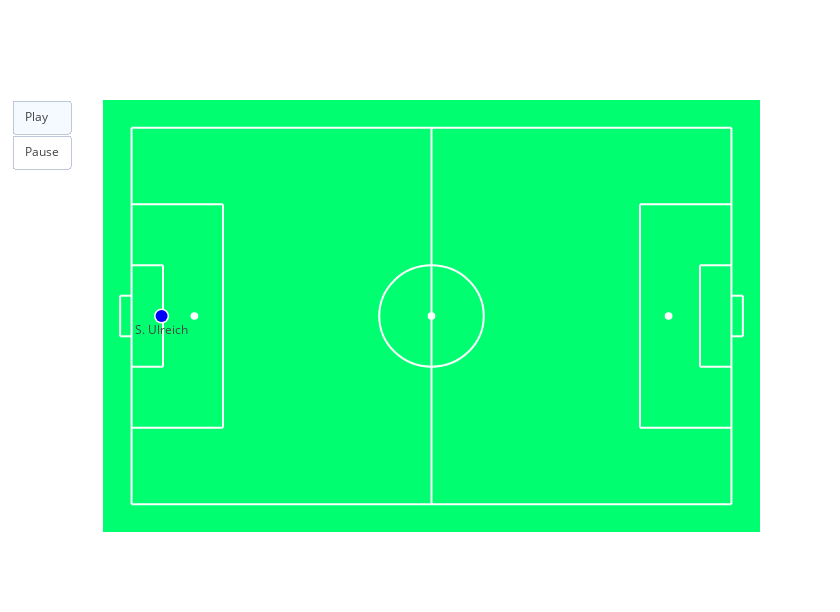

Write notebook code for a chart like this one.
### Markdown cell above
We can now easily tell that Leverkusen opened up the game by playing over their right side. The question is, can we visualize this even more appealing? Let's check out the *event_animation* function!

### Code cell
df = py_help.prepare_event_animation(df_event_after_gk, 
                                     "posBeforeXMeters", 
                                     "posAfterXMeters", 
                                     "posBeforeYMeters", 
                                     "posAfterYMeters")

animation = py_help.create_event_animation(df, 
                                           total_seconds = duration_after_event, 
                                           fps = 10,
                                           x_col_bef = "posBeforeXMeters", 
                                           x_col_aft = "posAfterXMeters", 
                                           y_col_bef = "posBeforeYMeters", 
                                           y_col_aft = "posAfterYMeters")

plotly.offline.iplot(animation, validate=False, auto_play=False)

### Figure 1 — Plotly figure (JSON) as saved in the notebook; plotly's stock layout.template omitted (floating-point values rounded to 4 significant figures)
{"data": [{"hoverinfo": "none", "line": {"color": "black", "width": 1}, "mode": "lines", "showlegend": false, "x": [5.25], "y": [34]}, {"hoverinfo": "none", "marker": {"color": "white", "size": 15}, "mode": "markers", "showlegend": false, "x": [5.25], "y": [34]}, {"hoverinfo": "text", "hovertext": ["Time: 0.0<br />Event: Goal kick<br />Player: S. Ulreich<br />Position: GK<br />EventId: 179897516<br />"], "marker": {"color": ["blue"], "size": 12}, "mode": "markers+text", "showlegend": false, "text": ["S. Ulreich"], "textposition": ["bottom center"], "x": [5.25], "y": [34]}], "layout": {"autosize": false, "height": 612, "plot_bgcolor": "rgba(0,255,112,1)", "shapes": [{"layer": "below", "line": {"color": "white", "width": 2}, "type": "line", "x0": 52.5, "x1": 52.5, "y0": 0, "y1": 68}, {"layer": "below", "line": {"color": "white", "width": 2}, "type": "line", "x0": 0, "x1": 16, "y0": 54.16, "y1": 54.16}, {"layer": "below", "line": {"color": "white", "width": 2}, "type": "line", "x0": 16, "x1": 16, "y0": 54.16, "y1": 13.84}, {"layer": "below", "line": {"color": "white", "width": 2}, "type": "line", "x0": 16, "x1": 0, "y0": 13.84, "y1": 13.84}, {"layer": "below", "line": {"color": "white", "width": 2}, "type": "line", "x0": 0, "x1": 5.5, "y0": 24.84, "y1": 24.84}, {"layer": "below", "line": {"color": "white", "width": 2}, "type": "line", "x0": 5.5, "x1": 5.5, "y0": 24.84, "y1": 43.16}, {"layer": "below", "line": {"color": "white", "width": 2}, "type": "line", "x0": 5.5, "x1": 0, "y0": 43.16, "y1": 43.16}, {"layer": "below", "line": {"color": "white", "width": 2}, "type": "line", "x0": 105, "x1": 89, "y0": 54.16, "y1": 54.16}, {"layer": "below", "line": {"color": "white", "width": 2}, "type": "line", "x0": 89, "x1": 89, "y0": 54.16, "y1": 13.84}, {"layer": "below", "line": {"color": "white", "width": 2}, "type": "line", "x0": 89, "x1": 105, "y0": 13.84, "y1": 13.84}, {"layer": "below", "line": {"color": "white", "width": 2}, "type": "line", "x0": 105, "x1": 99.5, "y0": 24.84, "y1": 24.84}, {"layer": "below", "line": {"color": "white", "width": 2}, "type": "line", "x0": 99.5, "x1": 99.5, "y0": 24.84, "y1": 43.16}, {"layer": "below", "line": {"color": "white", "width": 2}, "type": "line", "x0": 99.5, "x1": 105, "y0": 43.16, "y1": 43.16}, {"fillcolor": "white", "layer": "below", "line": {"color": "white"}, "type": "circle", "x0": 10.5, "x1": 11.5, "xref": "x", "y0": 33.5, "y1": 34.5, "yref": "y"}, {"fillcolor": "white", "layer": "below", "line": {"color": "white"}, "type": "circle", "x0": 93.5, "x1": 94.5, "xref": "x", "y0": 33.5, "y1": 34.5, "yref": "y"}, {"fillcolor": "white", "layer": "below", "line": {"color": "white"}, "type": "circle", "x0": 52, "x1": 53, "xref": "x", "y0": 33.5, "y1": 34.5, "yref": "y"}, {"layer": "below", "line": {"color": "white"}, "type": "circle", "x0": 43.35, "x1": 61.65, "xref": "x", "y0": 24.85, "y1": 43.15, "yref": "y"}, {"layer": "below", "line": {"color": "white", "width": 2}, "type": "line", "x0": 0, "x1": 105, "y0": 0, "y1": 0}, {"layer": "below", "line": {"color": "white", "width": 2}, "type": "line", "x0": 0, "x1": 0, "y0": 0, "y1": 68}, {"layer": "below", "line": {"color": "white", "width": 2}, "type": "line", "x0": 0, "x1": 105, "y0": 68, "y1": 68}, {"layer": "below", "line": {"color": "white", "width": 2}, "type": "line", "x0": 105, "x1": 105, "y0": 0, "y1": 68}, {"layer": "below", "line": {"color": "white", "width": 2}, "type": "line", "x0": 0, "x1": -2, "y0": 30.34, "y1": 30.34}, {"layer": "below", "line": {"color": "white", "width": 2}, "type": "line", "x0": 0, "x1": -2, "y0": 37.66, "y1": 37.66}, {"layer": "below", "line": {"color": "white", "width": 2}, "type": "line", "x0": -2, "x1": -2, "y0": 30.34, "y1": 37.66}, {"layer": "below", "line": {"color": "white", "width": 2}, "type": "line", "x0": 105, "x1": 107, "y0": 30.34, "y1": 30.34}, {"layer": "below", "line": {"color": "white", "width": 2}, "type": "line", "x0": 105, "x1": 107, "y0": 37.66, "y1": 37.66}, {"layer": "below", "line": {"color": "white", "width": 2}, "type": "line", "x0": 107, "x1": 107, "y0": 30.34, "y1": 37.66}], "updatemenus": [{"buttons": [{"args": [null, {"frame": {"duration": 100, "redraw": false}, "fromcurrent": true}], "label": "Play", "method": "animate"}, {"args": [[null], {"frame": {"duration": 0, "redraw": false}, "mode": "immediate", "transition": {"duration": 0}}], "label": "Pause", "method": "animate"}], "type": "buttons"}], "width": 840, "xaxis": {"range": [-5, 110], "showgrid": false, "showticklabels": false, "zeroline": false}, "yaxis": {"range": [-5, 73], "showgrid": false, "showticklabels": false, "zeroline": false}}}
